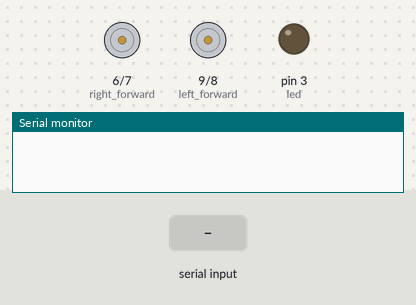
This sketch was run on a simulated Arduino Uno, built with avr-gcc and run on an emulated ATmega328P. Parts: motor-driver pin pairs drawn as motors (green arrow = first pin HIGH = forward, orange = second pin HIGH = backward, longer = more drive, scaled by the enable pin), output pins drawn as LEDs (lit = HIGH), the last lines printed to the serial monitor. The inputs (shaded band) are chosen by the test bench.

Above: at 1.2 s.
1.3 s: "1\n" received over Serial
At 1.9 s:
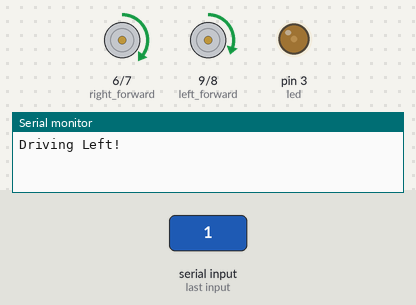
2.8 s: "30,150\n" received over Serial
At 3.2 s:
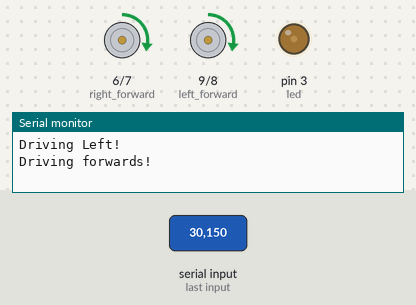
4.3 s: "200\n" received over Serial
At 5.5 s:
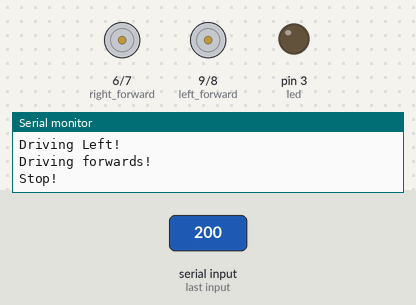
Timing chart, 0 to 7.3 s (numbered marks = the images above; inputs shaded):
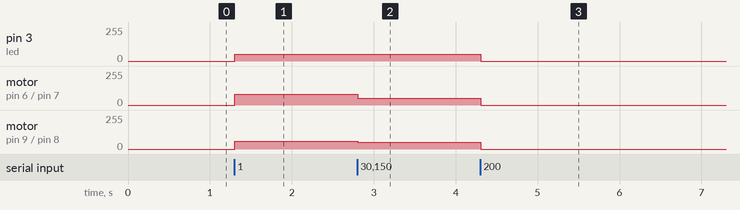

Measured:
- after the input at 1.3 s, pin 3 (led): 0/255 → 50/255 at once; motor on pin 6 (right_forward) / pin 7 (right_backward): stopped → forward 80/255 at once; motor on pin 9 (left_forward) / pin 8 (left_backward): stopped → forward 60/255 at once
- after the input at 2.8 s, motor on pin 6 (right_forward) / pin 7 (right_backward): forward 80/255 → forward 50/255 at once; motor on pin 9 (left_forward) / pin 8 (left_backward): forward 60/255 → forward 50/255 at once
- after the input at 4.3 s, pin 3 (led): 50/255 → 0/255 at once; motor on pin 6 (right_forward) / pin 7 (right_backward), motor on pin 9 (left_forward) / pin 8 (left_backward): forward 50/255 → stopped at once

The sketch:

arduino_program.ino
```cpp
//PIN BELEGUNG
int left_forward = 9;
int left_backward = 8;
int right_forward = 6;
int right_backward = 7;

int left_speed = 10;
int right_speed = 11;

int led = 3;

//SPEED VARIABLEN
int max_speed = 100;
int min_speed = 60;

int turn_speed_aussen = 80;
int turn_speed_innen = 60;

//SERIAL VARIABLEN
String serialInString = "";


void setup() {
  Serial.begin(9600);

  //FESTLEGUNG DER PINMODES
  pinMode(left_forward, OUTPUT);
  pinMode(left_backward, OUTPUT);
  pinMode(right_forward, OUTPUT);
  pinMode(right_backward, OUTPUT);

  pinMode(left_speed, OUTPUT);
  pinMode(right_speed, OUTPUT);

}

void stop(){
  analogWrite(led, 0);
  Serial.println("Stop!");

  digitalWrite(left_forward, LOW);
  digitalWrite(left_backward, LOW);
  digitalWrite(right_forward, LOW);
  digitalWrite(right_backward, LOW);
}

void drive_forward(int speed) {
  analogWrite(led, 50);
  Serial.println("Driving forwards!");
  analogWrite(left_speed, speed);
  analogWrite(right_speed, speed);

  digitalWrite(left_forward, HIGH);
  digitalWrite(left_backward, LOW);
  digitalWrite(right_forward, HIGH);
  digitalWrite(right_backward, LOW);
}

void turn_right(int speed_aussen, int speed_innen){
  analogWrite(led, 50);
  Serial.println("Driving Right!");

  //Calculate indivudual speeds based on degree

  //Drive
  analogWrite(left_speed, speed_aussen);
  analogWrite(right_speed, speed_innen);

  digitalWrite(left_forward, HIGH);
  digitalWrite(left_backward, LOW);
  digitalWrite(right_forward, HIGH);
  digitalWrite(right_backward, LOW);
}

void turn_left(int speed_aussen, int speed_innen){
  analogWrite(led, 50);
  Serial.println("Driving Left!");
  analogWrite(left_speed, speed_innen);
  analogWrite(right_speed, speed_aussen);

  digitalWrite(left_forward, HIGH);
  digitalWrite(left_backward, LOW);
  digitalWrite(right_forward, HIGH);
  digitalWrite(right_backward, LOW);
}

void loop() {
  // put your main code here, to run repeatedly:
  //Serial.println("I am working!");
  //Serial.println("Hallo!");

  while (Serial.available() > 0) {
    char inChar = Serial.read();
    char left;
    char right;
    char forward;
    String speed = "";

    if (isDigit(inChar)){
      serialInString += (char(inChar));
    }

    if (inChar == '\n'){
      left = serialInString[0];
      right = serialInString[1];
      forward = serialInString[2];

      for (int i = 3; i < serialInString.length(); i++){
        speed += serialInString[i];
      }

      serialInString = "";
    }

    /*Serial.println(left);
    Serial.println(right);
    Serial.println(forward);
    Serial.println(speed);*/

    if (left == '1'){
      turn_left(turn_speed_aussen, turn_speed_innen);
    }

    else if (right == '1'){
      turn_right(turn_speed_aussen, turn_speed_innen);
    }

    else if (forward == '1'){
      drive_forward(speed.toInt());
    }

    else if (forward == '0'){
      stop();
    }

    left = 0;
    right = 0;
    forward = 0;
  }
}
```
